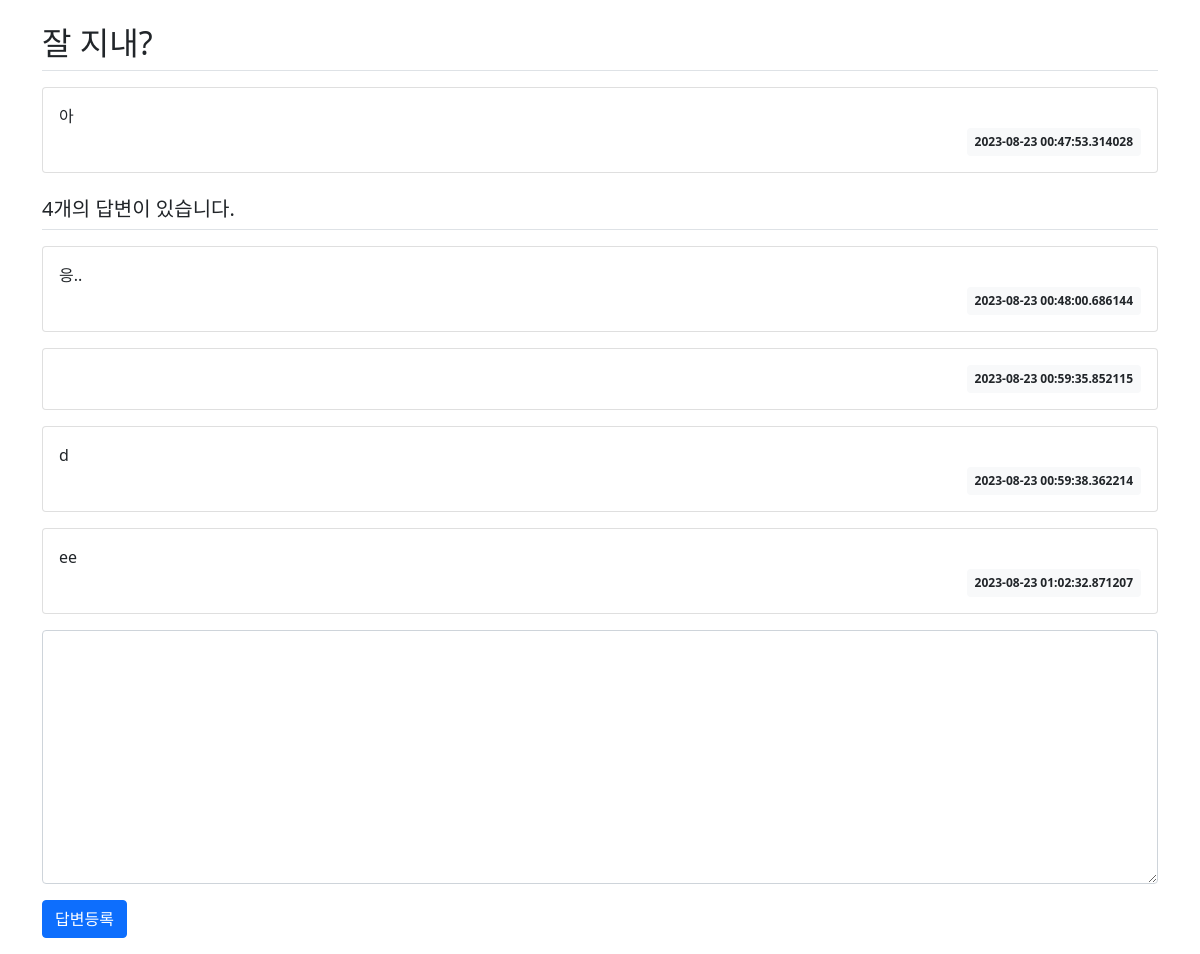
/question/detail/3/, run on the app's committed database.
### pybo/models.py (models this page shows)
class Question(db.Model):
    id = db.Column(db.Integer, primary_key=True)
    subject = db.Column(db.String(200), nullable=False)
    content = db.Column(db.Text(), nullable=False)
    create_date = db.Column(db.DateTime(), nullable=False)

class Answer(db.Model):
    id = db.Column(db.Integer, primary_key=True)
    question_id = db.Column(db.Integer, db.ForeignKey('question.id', ondelete='CASCADE'))
    question = db.relationship('Question', backref=db.backref('answer_set'))
    content = db.Column(db.Text(), nullable=False)
    create_date = db.Column(db.DateTime(), nullable=False)

### pybo/views/question_views.py (the view)
@bp.route('/detail/<int:question_id>/')
def detail(question_id):
    form = AnswerForm()
    question = Question.query.get_or_404(question_id)
    return render_template('question/question_detail.html', question=question, form=form)

### pybo/forms.py
class AnswerForm(FlaskForm):
    content = TextAreaField('내용', validators=[DataRequired('내용은 필수입력 항목입니다.')])

### pybo/templates/question/question_detail.html (shortened to what this page needs)
{% extends 'base.html' %}
{% block content %}
<div class="container my-3">
    <h2 class="border-bottom py-2">{{ question.subject }}</h2>
    <div class="card my-3">
        <div class="card-body">
            <div class="card-text" style="white-space: pre-line;">{{ question.content }}</div>
            <div class="d-flex justify-content-end">
                <div class="badge bg-light text-dark p-2">
                    {{ question.create_date }}
                </div>
            </div>
        </div>
    </div>
    <h5 class="border-bottom my-3 py-2">{{ question.answer_set|length }}개의 답변이 있습니다.</h5>
    {% for answer in question.answer_set %}
    <div class="card my-3">
        <div class="card-body">
            <div class="card-text" style="white-space: pre-line;">{{ answer.content }}</div>
            <div class="d-flex justify-content-end">
                <div class="badge bg-light text-dark p-2">
                    {{ answer.create_date }}
                </div>
            </div>
        </div>
    </div>
    {% endfor %}
    <form action="{{ url_for('answer.create', question_id=question.id) }}" method="post" class="my-3">
        <div class="mb-3">
            <textarea name="content" id="content" class="form-control" rows="10"></textarea>
        </div>
        <input type="submit" value="답변등록" class="btn btn-primary">
    </form>
</div>
{% endblock %}

### data on the page
Question: subject "잘 지내?", content "아", create_date "2023-08-23 00:47:53.314028"
Answer: content "응..", create_date "2023-08-23 00:48:00.686144"
Answer: create_date "2023-08-23 00:59:35.852115"
Answer: content "d", create_date "2023-08-23 00:59:38.362214"
Answer: content "ee", create_date "2023-08-23 01:02:32.871207"

### other printed values
{{ question.answer_set|length }} "4"
